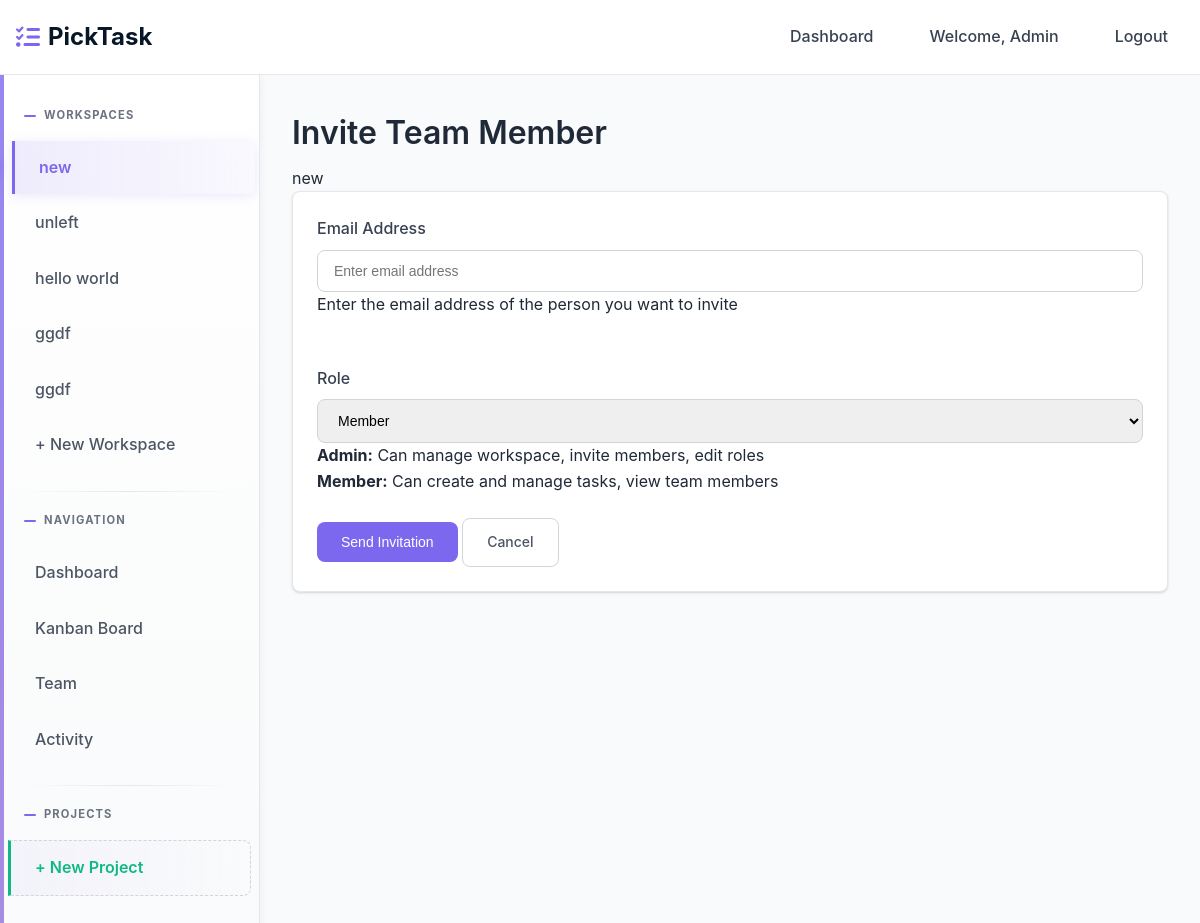
The app's page /team/5/invite/ (signed in) with its own data.
### home/models.py (models this page shows)
class User(AbstractUser):
    full_name = models.CharField(max_length=255, blank=True, null=True)
    created_at = models.DateTimeField(auto_now_add=True)

### workspace/models.py (models this page shows, shortened)
class Membership(models.Model):
    ROLE_CHOICES = [
        ('admin', 'Admin'),
        ('member', 'Member'),
    ]
    user = models.ForeignKey(settings.AUTH_USER_MODEL, on_delete=models.CASCADE, related_name='memberships')
    workspace = models.ForeignKey(Workspace, on_delete=models.CASCADE, related_name='memberships')
    role = models.CharField(max_length=20, choices=ROLE_CHOICES, default='member')
    joined_at = models.DateTimeField(auto_now_add=True)
    class Meta:
        unique_together = ['user', 'workspace']
        ordering = ['-joined_at']

class Workspace(models.Model):
    name = models.CharField(max_length=255)
    created_by = models.ForeignKey(settings.AUTH_USER_MODEL, on_delete=models.CASCADE, related_name='workspaces_created')
    created_at = models.DateTimeField(auto_now_add=True)
    class Meta:
        ordering = ['-created_at']

### workspace/decorators.py (the view)
    def wrapper(request, workspace_id, *args, **kwargs):
        workspace = get_object_or_404(Workspace, id=workspace_id)
        membership = Membership.objects.filter(
            user=request.user,
            workspace=workspace,
            role='admin'
        ).first()
        if not membership:
            messages.error(request, "Admin access required for this action")
            return redirect('workspace:dashboard')
        return view_func(request, workspace_id, *args, **kwargs)

### team/forms.py
class InviteForm(forms.Form):
    email = forms.EmailField(
        widget=forms.EmailInput(attrs={
            'class': 'form-input',
            'placeholder': 'Enter email address'
        })
    )
    role = forms.ChoiceField(
        choices=Membership.ROLE_CHOICES,
        initial='member',
        widget=forms.Select(attrs={'class': 'form-select'})
    )

### templates/team/invite.html (shortened to what this page needs)
{% extends 'base.html' %}
{% load static %}
{% block content %}
<div class="max-w-2xl mx-auto">
    <div class="mb-6">
        <h1>Invite Team Member</h1>
        <p class="text-gray-600">{{ workspace.name }}</p>
    </div>
    <div class="card">
        <div class="card-body">
            <form method="post">
                <div class="grid grid-cols-1 gap-6">
                    <div class="form-group">
                        <label class="form-label" for="{{ form.email.id_for_label }}">Email Address</label>
                        {{ form.email }}
                        <p class="text-gray-500 text-sm mt-1">
                            Enter the email address of the person you want to invite
                        </p>
                    </div>
                    <div class="form-group">
                        <label class="form-label" for="{{ form.role.id_for_label }}">Role</label>
                        {{ form.role }}
                        <p class="text-gray-500 text-sm mt-1">
                            <strong>Admin:</strong> Can manage workspace, invite members, edit roles<br>
                            <strong>Member:</strong> Can create and manage tasks, view team members
                        </p>
                    </div>
                </div>
                <div class="flex gap-4 mt-8">
                    <button type="submit" class="btn btn-primary">
                        Send Invitation
                    </button>
                    <a href="{% url 'team:team' workspace.id %}" class="btn btn-outline">
                        Cancel
                    </a>
                </div>
            </form>
        </div>
    </div>
</div>
{% endblock %}

### templates/base.html (shortened to what this page needs)
<!DOCTYPE html>
<html lang="en">
  <head>
    <link href="https://cdnjs.cloudflare.com/ajax/libs/font-awesome/6.0.0/css/all.min.css" rel="stylesheet">
  </head>
  <body>
    <nav class="navbar" id="navbar" role="navigation" aria-label="Main navigation">
      <div class="nav-container">
        <a href="{% url 'workspace:dashboard' %}" class="logo" aria-label="PickTask home">
          <i class="fas fa-tasks" aria-hidden="true"></i>
          PickTask
        </a>
        <div class="nav-links" id="nav-links">
          {% if user.is_authenticated %}
          <a href="{% url 'workspace:dashboard' %}" class="nav-link {% if request.resolver_match.url_name == 'dashboard' %}active{% endif %}">Dashboard</a>
          <span class="nav-link">Welcome, {{ user.username }}</span>
          <a href="{% url 'authentication:logout' %}" class="nav-link">Logout</a>
          {% else %}
          <a href="{% url 'authentication:login' %}" class="nav-link">Login</a>
          <a href="{% url 'authentication:register' %}" class="nav-link">Register</a>
          {% endif %}
        </div>
      </div>
    </nav>
    <div class="app-layout">
      {% if user.is_authenticated %}
      <aside class="sidebar">{% include 'partials/sidebar.html' %}</aside>
      {% endif %}
      <main class="main-content">
        {% block content %}{% endblock %}
      </main>
    </div>
  </body>
</html>

### templates/partials/sidebar.html (shortened to what this page needs)
<div class="sidebar-section">
  <div class="sidebar-title">Workspaces</div>
  {% for membership in user.memberships.all %}
  <a
    href="{% url 'workspace:workspace-detail' membership.workspace.id %}"
    class="sidebar-link {% if current_workspace.id == membership.workspace.id %}active{% endif %}"
  >
    <span>{{ membership.workspace.name }}</span>
  </a>
  {% endfor %}
  <a
    href="{% url 'workspace:create-workspace' %}"
    class="sidebar-link {% if request.resolver_match.url_name == 'create-workspace' %}active{% endif %}"
  >
    + New Workspace
  </a>
</div>
{% if current_workspace %}
<div class="sidebar-section">
  <div class="sidebar-title">Navigation</div>
  <a
    href="{% url 'workspace:workspace-detail' current_workspace.id %}"
    class="sidebar-link {% if request.resolver_match.url_name == 'workspace-detail' %}active{% endif %}"
  >
    Dashboard
  </a>
  <a
    href="{% url 'kanban:kanban' current_workspace.id %}"
    class="sidebar-link {% if request.resolver_match.url_name == 'kanban' %}active{% endif %}"
  >
    Kanban Board
  </a>
  <a
    href="{% url 'team:team' current_workspace.id %}"
    class="sidebar-link {% if request.resolver_match.url_name == 'team' %}active{% endif %}"
  >
    Team
  </a>
  <a
    href="{% url 'activity:activity' current_workspace.id %}"
    class="sidebar-link {% if request.resolver_match.url_name == 'activity' %}active{% endif %}"
  >
    Activity
  </a>
</div>
<div class="sidebar-section">
  <div class="sidebar-title">Projects</div>
  <a href="{% url 'kanban:kanban' current_workspace.id %}" class="sidebar-link">
    + New Project
  </a>
</div>
{% endif %}

### records on screen
User: username "Admin"
Membership: workspace.name "new"
Membership: workspace.name "unleft"
Membership: workspace.name "hello world"
Membership: workspace.name "ggdf"
Membership: workspace.name "ggdf"
Workspace: name "new"
